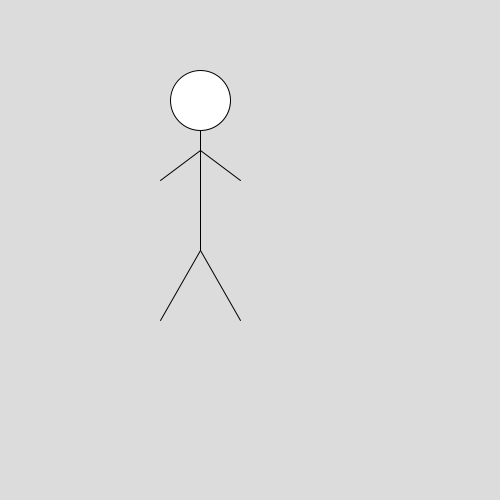
Frame 1 (no input)
Frame 60 (the mouse pressed at the canvas centre just before this capture): identical to frame 1, image omitted
Frame 120 (the mouse held since frame 60 and released just before this capture): identical to frame 1, image omitted

The Processing sketch that drew this single still picture (run headless with seeded random() and noise(); from frame 60 on, the mouse is pressed at the canvas centre):

// Processing sketch: sketch_230918a
// ── sketch_230918a.pde
float stickmanX = 200; // Posición horizontal del stickman
float stickmanY = 200; // Posición vertical del stickman

void setup() {
size(500, 500); // Tamaño del lienzo
}

void draw() {
background(220); // Fondo gris
// Cabeza
ellipse(stickmanX, stickmanY - 100, 60, 60);
// Cuerpo
line(stickmanX, stickmanY - 70, stickmanX, stickmanY + 50);
// Brazos
line(stickmanX - 40, stickmanY - 20, stickmanX, stickmanY - 50); line(stickmanX + 40, stickmanY - 20, stickmanX, stickmanY - 50);
// Piernas
line(stickmanX, stickmanY + 50, stickmanX - 40, stickmanY + 120); line(stickmanX, stickmanY + 50, stickmanX + 40, stickmanY + 120);
}

void keyPressed() {
  if (keyCode == LEFT) {
    stickmanX -= 10; // Mover hacia la izquierda 
  }
  else if (keyCode == RIGHT) {
    stickmanX += 10; // Mover hacia la derecha 
  } 
  else if (keyCode == UP) {
    stickmanY -= 10; // Mover hacia arriba
  } 
  else if (keyCode == DOWN) {
    stickmanY += 10; // Mover hacia abajo
  } 
}
